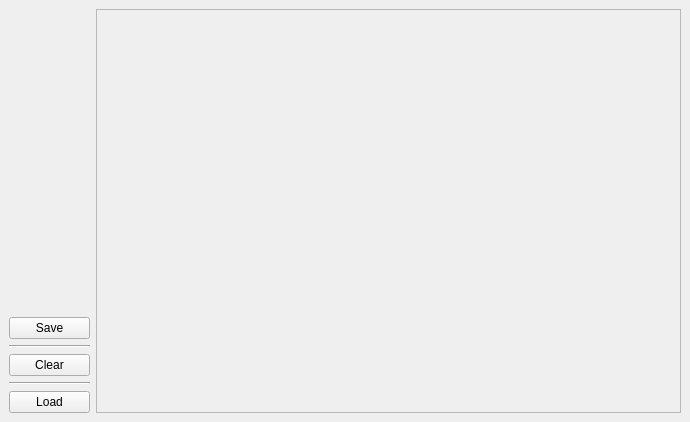
<ui version="4.0" >
 <class>MainWindow</class>
 <widget class="QWidget" name="MainWindow" >
  <property name="geometry" >
   <rect>
    <x>0</x>
    <y>0</y>
    <width>690</width>
    <height>422</height>
   </rect>
  </property>
  <property name="windowTitle" >
   <string>Line Chart </string>
  </property>
  <property name="windowIcon" >
   <iconset/>
  </property>
  <layout class="QGridLayout" >
   <property name="margin" >
    <number>9</number>
   </property>
   <property name="spacing" >
    <number>6</number>
   </property>
   <item row="0" column="1" >
    <widget class="QFrame" name="chartFrame" >
     <property name="sizePolicy" >
      <sizepolicy>
       <hsizetype>3</hsizetype>
       <vsizetype>3</vsizetype>
       <horstretch>0</horstretch>
       <verstretch>0</verstretch>
      </sizepolicy>
     </property>
     <property name="minimumSize" >
      <size>
       <width>300</width>
       <height>400</height>
      </size>
     </property>
     <property name="frameShape" >
      <enum>QFrame::StyledPanel</enum>
     </property>
     <property name="frameShadow" >
      <enum>QFrame::Raised</enum>
     </property>
    </widget>
   </item>
   <item row="0" column="0" >
    <layout class="QVBoxLayout" >
     <property name="margin" >
      <number>0</number>
     </property>
     <property name="spacing" >
      <number>6</number>
     </property>
     <item>
      <spacer>
       <property name="orientation" >
        <enum>Qt::Vertical</enum>
       </property>
       <property name="sizeHint" >
        <size>
         <width>81</width>
         <height>273</height>
        </size>
       </property>
      </spacer>
     </item>
     <item>
      <widget class="QPushButton" name="pushButtonSave" >
       <property name="text" >
        <string>Save</string>
       </property>
      </widget>
     </item>
     <item>
      <widget class="Line" name="line_3" >
       <property name="orientation" >
        <enum>Qt::Horizontal</enum>
       </property>
      </widget>
     </item>
     <item>
      <widget class="QPushButton" name="pushButtonClear" >
       <property name="text" >
        <string>Clear</string>
       </property>
      </widget>
     </item>
     <item>
      <widget class="Line" name="line" >
       <property name="orientation" >
        <enum>Qt::Horizontal</enum>
       </property>
      </widget>
     </item>
     <item>
      <widget class="QPushButton" name="pushButtonLoad" >
       <property name="text" >
        <string>Load</string>
       </property>
      </widget>
     </item>
    </layout>
   </item>
  </layout>
 </widget>
 <resources>
  <include location="LineChart" />
 </resources>
 <connections/>
</ui>
